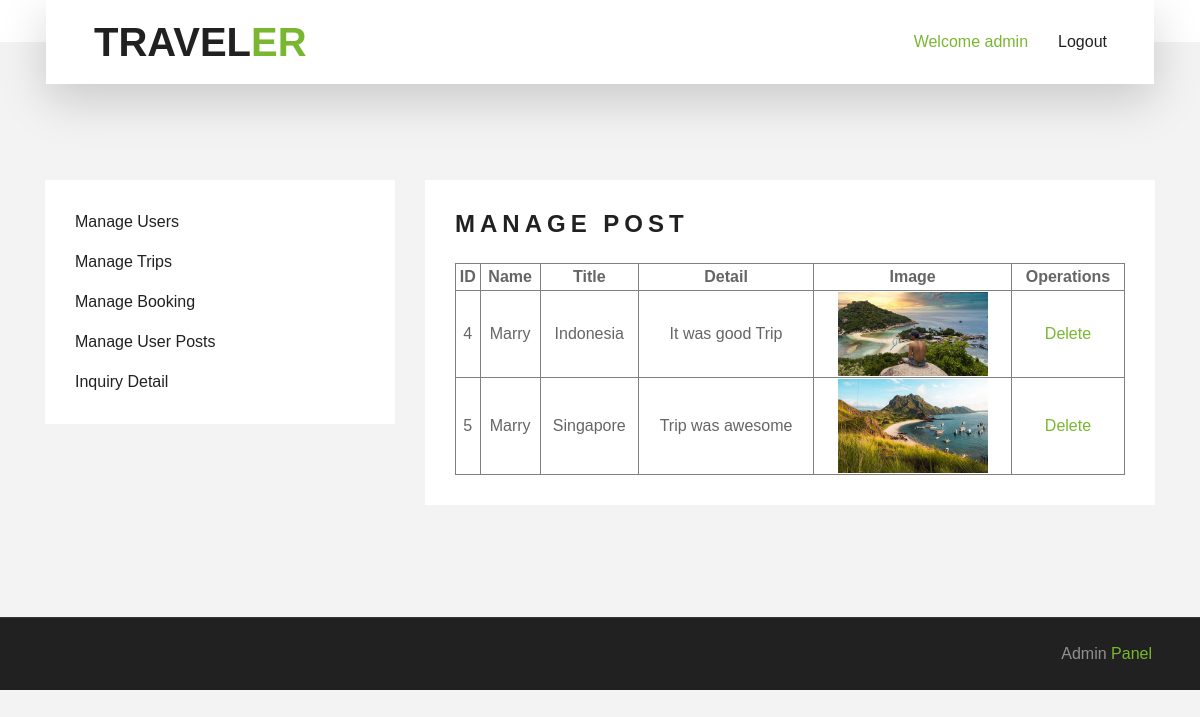
Page /admin/ManagePost.php (signed in) on the committed database.
### tables this page shows
CREATE TABLE `trippost` (
  `ID` int(11) NOT NULL,
  `user_id` int(11) NOT NULL,
  `post_title` varchar(120) NOT NULL,
  `post_detail` text NOT NULL,
  `image` varchar(200) NOT NULL
);

### admin/ManagePost.php (the view)
<?php include "header.php"; ?>
<?php if(isset($_SESSION["admin"])){
    ?>
    <div class="container-fluid py-5">
        <div class="container py-5">
            <div class="row">
                <div class="col-lg-4 mt-5 mt-lg-0">
                    <?php include "LeftSideMenu.php" ?>
                </div>
                <div class="col-lg-8">
                    <div class="bg-white mb-3" style="padding: 30px;">
                        <h4 class="text-uppercase mb-4" style="letter-spacing: 5px;">Manage Post</h4>
                        <table width="100%" border="1" style="text-align: center;">
                            <?php
                                $sql = "select ID,(select Name from user where ID=user_id) as name,post_title, post_detail, image from trippost";
                                $result=mysqli_query($conn, $sql);
                                if (mysqli_num_rows($result) > 0) {
                            ?>
                            <tr>
                                <th>ID</th>
                                <th>Name</th>
                                <th>Title</th>
                                <th>Detail</th>
                                <th>Image</th>
                                <th>Operations</th>
                            </tr>
                            <?php while($row = mysqli_fetch_assoc($result)){ ?>
                            <tr>
                                <td><?php echo $row["ID"]; ?></td>
                                <td><?php echo $row["name"]; ?></td>
                                <td><?php echo $row["post_title"]; ?></td>
                                <td><?php echo $row["post_detail"]; ?></td>
                                <td><img src="../<?php echo $row["image"]; ?>" width="150"/></td>
                                <td><a href="ManagePostDelete.php?id=<?php echo $row["ID"]; ?>&path=<?php echo $row["image"]; ?>">Delete</a></td>
                            </tr>
                            <?php }
                        } else {
                            echo "<h3>No Post Found</h3>";
                        }?>
                        </table>
                    </div>
                </div>
            </div>
        </div>
    </div>
    <?php include "footer.php" ?>
    <?php
    } else {
        echo "<script>window.location='Login.php';</script>";
} ?>

### rows in the picture
trippost: ID "4", name "Marry", post_title "Indonesia", post_detail "It was good Trip", image (picture)
trippost: ID "5", name "Marry", post_title "Singapore", post_detail "Trip was awesome", image (picture)

### other values in the picture
$_SESSION['admin'] "admin"
